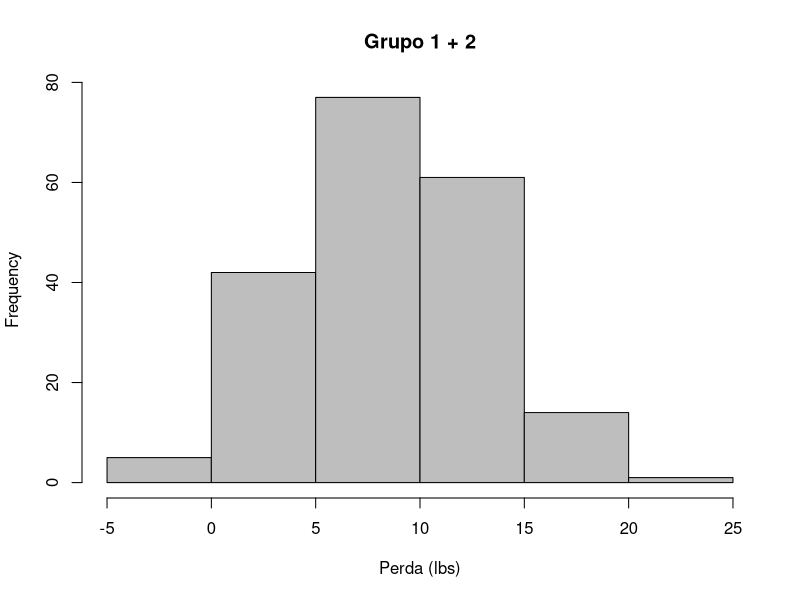
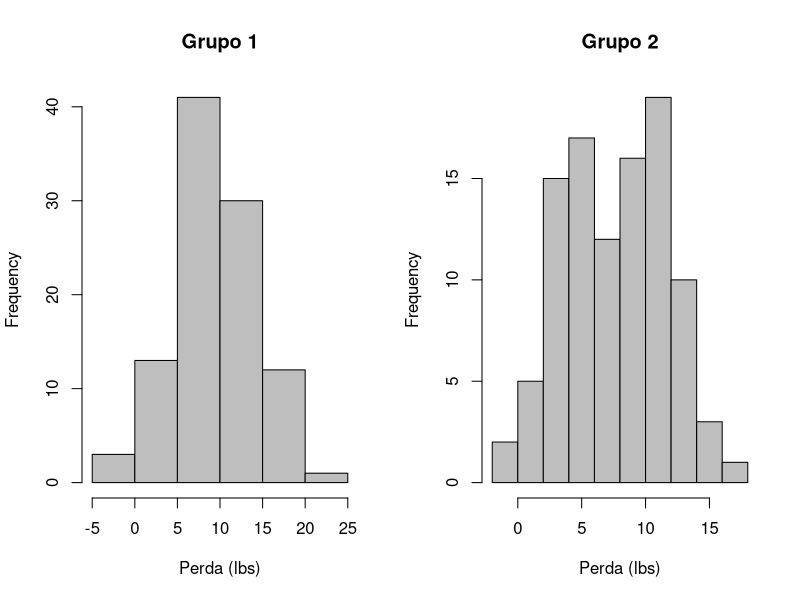

Here is the R script that generated these plots, in order: (Note: this script raises an error after producing the figures.)
ob <- read.csv("Aulas/Cap23-25/obesidade-teste-t.csv")

ob2 <- tidyr::gather(ob, Grupo, Perda)

png("Aulas/Cap23-25/obesidade-hist1.png")
hist(ob2$Perda, main = "Grupo 1 + 2", xlab = "Perda (lbs)", col = "gray")
dev.off()

png("Aulas/Cap23-25/obesidade-hist2.png", 600, 400)
par(mfrow = c(1, 2))
hist(ob$Grupo1, main = "Grupo 1", xlab = "Perda (lbs)", col = "gray")
hist(ob$Grupo2, main = "Grupo 2", xlab = "Perda (lbs)", col = "gray")
dev.off()

t.test(Perda ~ Grupo, data = ob2, var.equal = TRUE)
t.test(Perda ~ Grupo, data = ob2, var.equal = TRUE, paired = TRUE)
t.test(Perda ~ Grupo, data = ob2)
